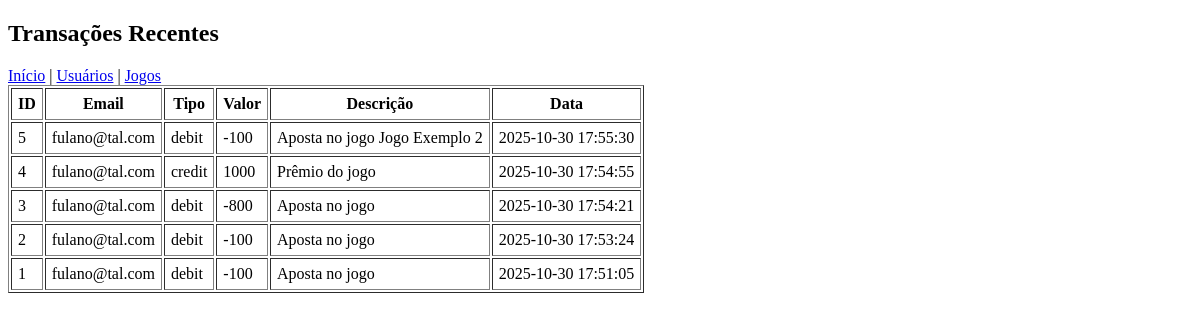
The app's page /admin/transactions.php (signed in) with its own data.
### tables this page shows
CREATE TABLE transactions (
    id INTEGER PRIMARY KEY AUTOINCREMENT,
    user_id INTEGER NOT NULL,
    amount INTEGER NOT NULL,
    type TEXT NOT NULL,
    description TEXT,
    created_at TEXT DEFAULT CURRENT_TIMESTAMP,
    FOREIGN KEY(user_id) REFERENCES users(id)
);

CREATE TABLE users (
  id INTEGER PRIMARY KEY AUTOINCREMENT,
  email TEXT UNIQUE NOT NULL,
  password TEXT NOT NULL,
  display_name TEXT,
  balance INTEGER NOT NULL DEFAULT 1000,
  is_admin INTEGER NOT NULL DEFAULT 0,
  created_at TEXT DEFAULT CURRENT_TIMESTAMP
);

### public/admin/transactions.php (the view, shortened to what this page needs)
<?php
$pdo = get_pdo();
$tx = $pdo->query("SELECT t.id,u.email,t.amount,t.type,t.description,t.created_at
                   FROM transactions t
                   JOIN users u ON u.id=t.user_id
                   ORDER BY t.id DESC LIMIT 100")->fetchAll(PDO::FETCH_ASSOC);
?>
<!doctype html>
<html>
<head>
  <link rel="stylesheet" href="/assets/css/style.css">
</head>
<body>
  <header class="container">
    <h2>Transações Recentes</h2>
    <nav>
      <a href="/admin/">Início</a> |
      <a href="/admin/users.php">Usuários</a> |
      <a href="/admin/games.php">Jogos</a>
    </nav>
  </header>
  <main class="container">
    <table border="1" cellpadding="6">
      <tr>
        <th>ID</th>
        <th>Email</th>
        <th>Tipo</th>
        <th>Valor</th>
        <th>Descrição</th>
        <th>Data</th>
      </tr>
      <?php foreach ($tx as $t): ?>
      <tr>
        <td><?=$t['id']?></td>
        <td><?=htmlspecialchars($t['email'])?></td>
        <td><?=htmlspecialchars($t['type'])?></td>
        <td><?=$t['amount']?></td>
        <td><?=htmlspecialchars($t['description'])?></td>
        <td><?=$t['created_at']?></td>
      </tr>
      <?php endforeach; ?>
    </table>
  </main>
</body>
</html>

### records on screen
transactions: id "5", user.email "fulano@tal.com", type "debit", amount "-100", description "Aposta no jogo Jogo Exemplo 2", created_at "2025-10-30 17:55:30"
transactions: id "4", user.email "fulano@tal.com", type "credit", amount "1000", description "Prêmio do jogo", created_at "2025-10-30 17:54:55"
transactions: id "3", user.email "fulano@tal.com", type "debit", amount "-800", description "Aposta no jogo", created_at "2025-10-30 17:54:21"
transactions: id "2", user.email "fulano@tal.com", type "debit", amount "-100", description "Aposta no jogo", created_at "2025-10-30 17:53:24"
transactions: id "1", user.email "fulano@tal.com", type "debit", amount "-100", description "Aposta no jogo", created_at "2025-10-30 17:51:05"
